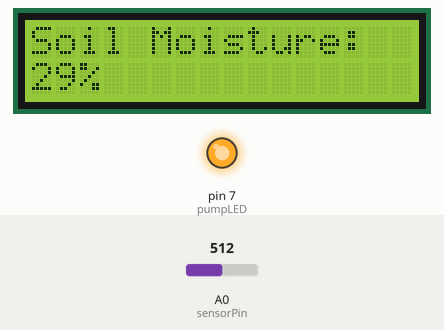
Recording of a sketch running on a simulated Arduino Uno, built with avr-gcc and run on an emulated ATmega328P. Shown: 16×2 character LCD, output pins drawn as LEDs (lit = HIGH). The test bench sets the inputs (shaded band); at power-on: A0 (sensorPin) = 512. What the sketch prints to the serial monitor is not drawn.

Above: at 1.2 s.
1.3 s: A0 (sensorPin) set to 495
At 3.3 s:
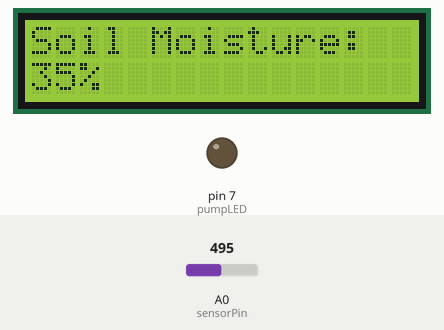
3.6 s: A0 (sensorPin) set to 306
At 5.2 s:
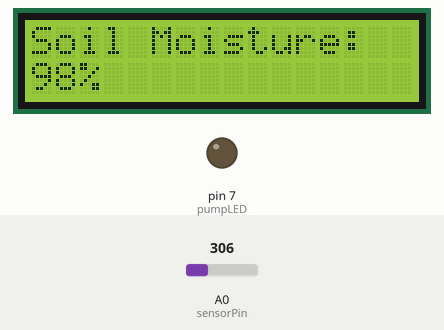
5.6 s: A0 (sensorPin) set to 122
At 7.1 s:
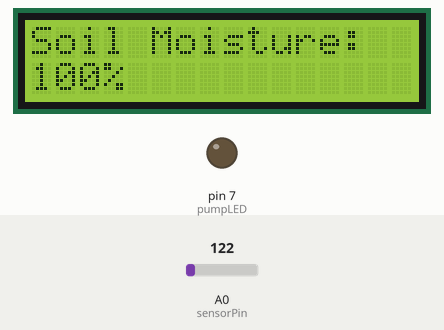
7.7 s: A0 (sensorPin) set to 511
At 9.0 s:
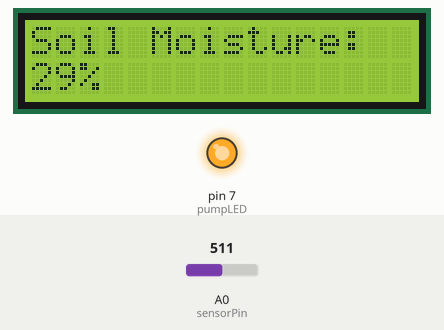
9.7 s: A0 (sensorPin) set to 20
At 10.9 s:
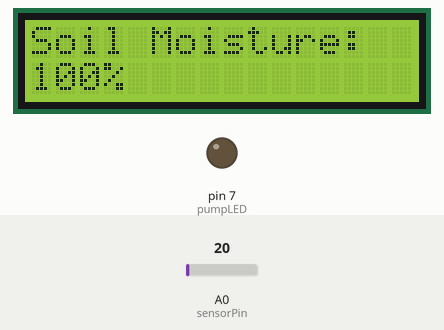
Timing chart, 0 to 12.7 s (numbered marks = the images above; inputs shaded):
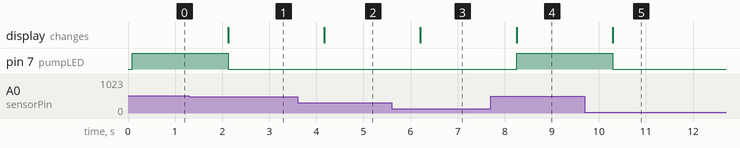

Measured:
- the behaviour switches between 511 and 510 on A0 (sensorPin) (found by bisection; images 0 and 1)
- after the input at 1.3 s, pin 7 (pumpLED): HIGH → LOW after 0.83 s; the display: changes after 0.83 s (image 1)
- after the input at 3.6 s, the display: changes after 0.57 s (image 2)
- after the input at 5.6 s, the display: changes after 0.61 s (image 3)
- after the input at 7.7 s, pin 7 (pumpLED): LOW → HIGH after 0.55 s; the display: changes after 0.55 s (image 4)
- after the input at 9.7 s, pin 7 (pumpLED): HIGH → LOW after 0.60 s; the display: changes after 0.60 s (image 5)

The sketch:

super_bigery_amberis1__1_.ino
```cpp
#include <Wire.h>
#include <LiquidCrystal_I2C.h>

// Initialize LCD (0x27 or 0x3F)
LiquidCrystal_I2C lcd(0x27, 16, 2);

// Define pins
const int sensorPin = A0; // Moisture sensor
const int pumpLED = 7;    // LED placeholder for pump

// Moisture calibration values
const int dryValue = 600;   // Value when dry
const int wetValue = 300;   // Value when wet
const int threshold = 30;   // Moisture % to turn pump ON

void setup() {
    lcd.begin(16, 2);
    lcd.backlight();
    pinMode(sensorPin, INPUT);
    pinMode(pumpLED, OUTPUT);
    Serial.begin(9600);
}

void loop() {
    int sensorValue = analogRead(sensorPin);
    int moisturePercent = map(sensorValue, dryValue, wetValue, 0, 100);
    moisturePercent = constrain(moisturePercent, 0, 100);

    Serial.print("Moisture: ");
    Serial.print(moisturePercent);
    Serial.println("%");

    // Display on LCD
    lcd.clear();
    lcd.setCursor(0, 0);
    lcd.print("Soil Moisture:");
    lcd.setCursor(0, 1);
    lcd.print(moisturePercent);
    lcd.print("%");

    // Pump (LED placeholder) control
    if (moisturePercent < threshold) {
        digitalWrite(pumpLED, HIGH);  // Turn ON LED (Pump)
        Serial.println("Pump ON");
    } else {
        digitalWrite(pumpLED, LOW);   // Turn OFF LED (Pump)
        Serial.println("Pump OFF");
    }

    delay(1000);
}
```
